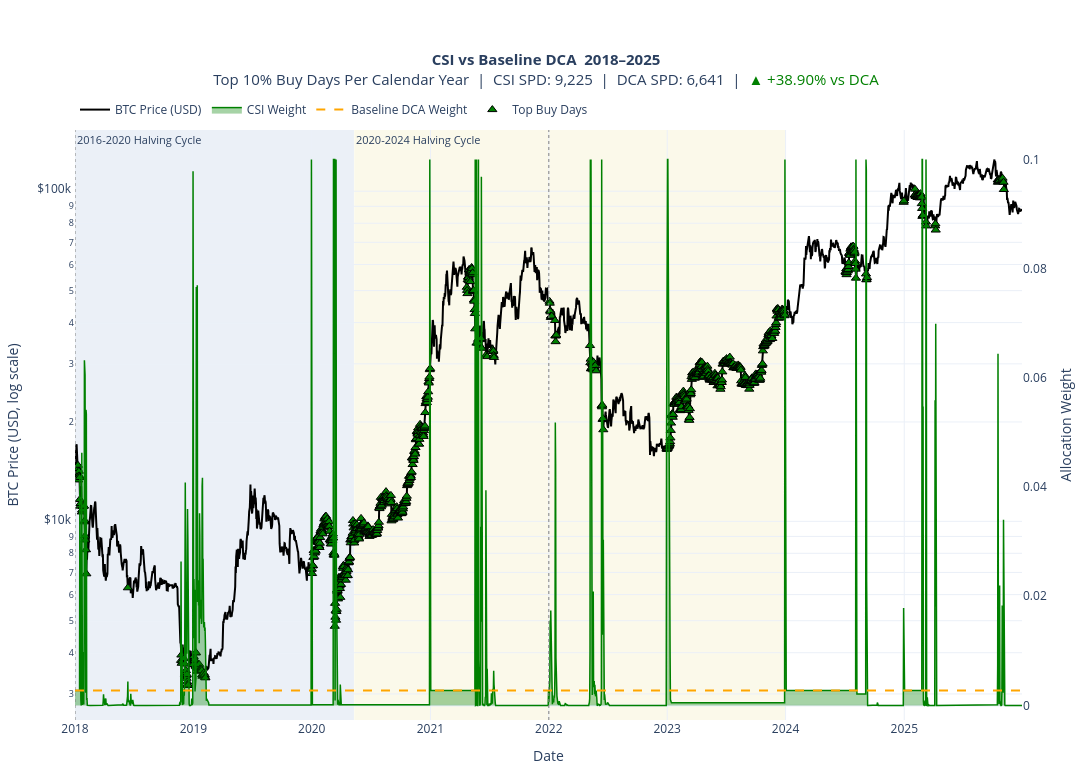
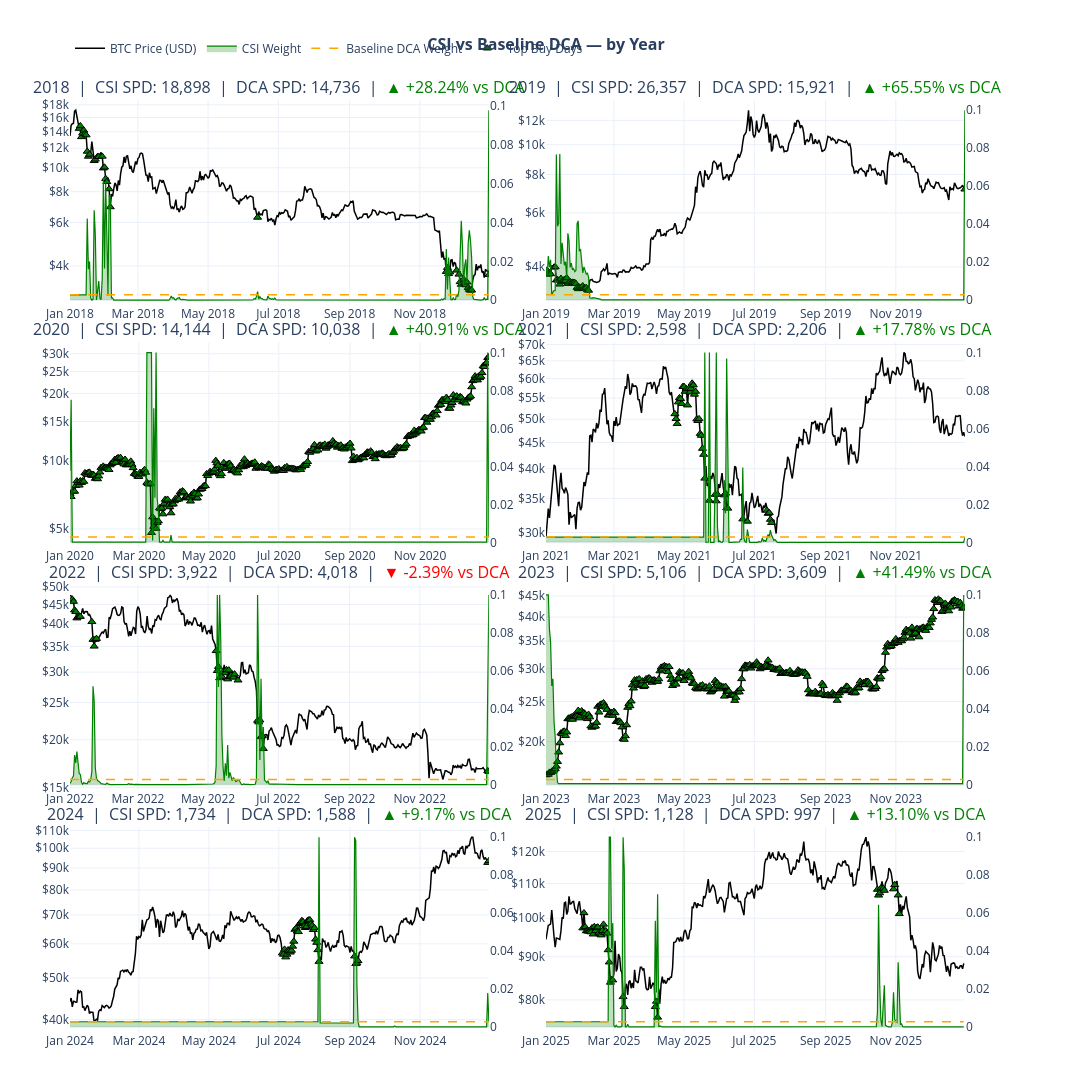

Here is the notebook cell these charts were saved with, in order:
### Code cell
from src.plots import StrategyColumns, plot_strategy_full_period, plot_strategy_by_year

# combined is the full z-scored df already built in the notebook
strategy = CompositeSignalIndex(full_zscored_df=combined)
strategy.fit(train_df)   # runs Nelder-Mead, stores opt_logits / opt_exponent

# Build the combined eval df (train + test full windows only)
full_eval_df = pd.concat([train_eval_df, test_eval_df], ignore_index=True)

# Build plot-compatible DataFrame
plot_df = strategy.build_plot_df(full_eval_df)

cols = StrategyColumns(
    weight    = "dynamic_weight",
    spd       = "sats_per_dollar_dynamic",
    sats_accum = "sats_accum_dynamic",
)

full_plot = plot_strategy_full_period(
    plot_df        = plot_df,
    cols           = cols,
    strategy_name  = "CSI",
    date_range     = (str(full_eval_df["date"].min().date()),
                      str(full_eval_df["date"].max().date())),
)

year_plot = plot_strategy_by_year(
    plot_df       = plot_df,
    cols          = cols,
    strategy_name = "CSI",
)

plt.show()
